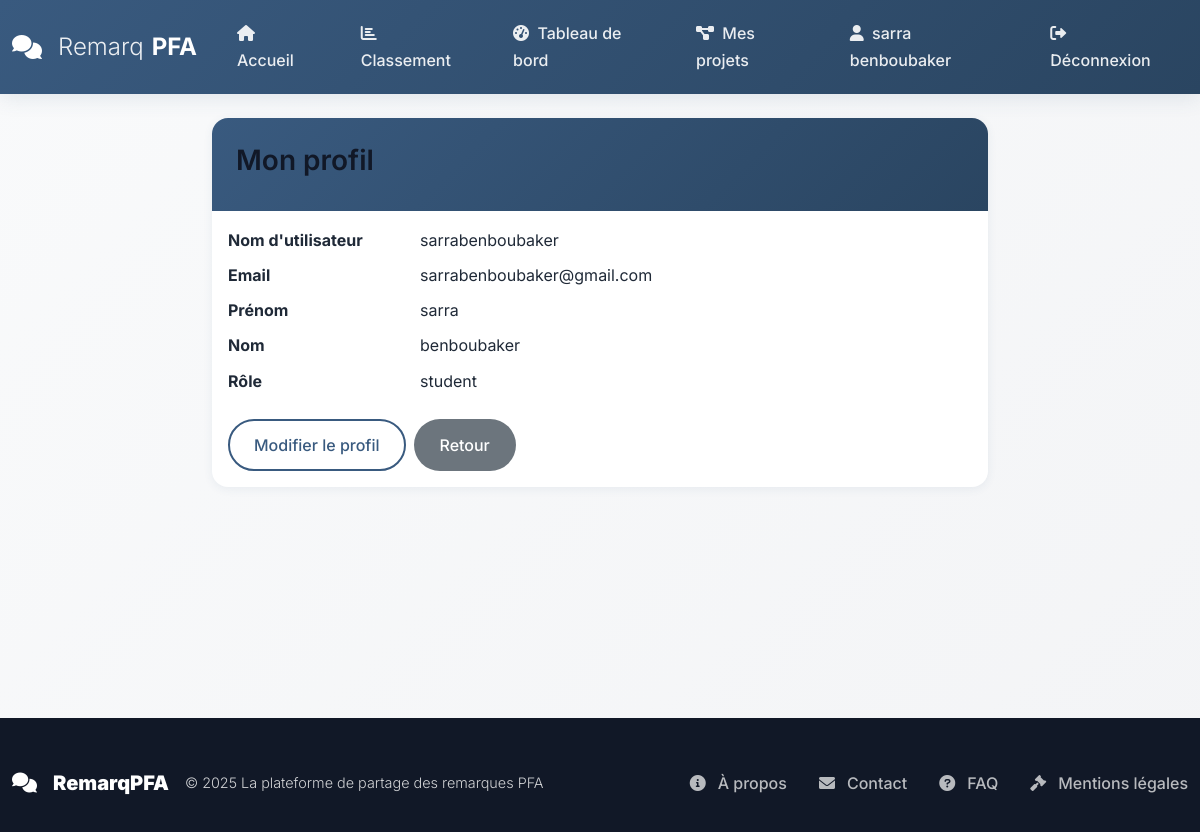
Page /auth/profile (signed in) on the committed database.
### models.py (models this page shows, shortened)
class User(UserMixin, db.Model):
    __tablename__ = 'users'
    id = db.Column(db.Integer, primary_key=True)
    username = db.Column(db.String(80), unique=True, nullable=False, index=True)
    email = db.Column(db.String(120), unique=True, nullable=False, index=True)
    password_hash = db.Column(db.String(255), nullable=False)
    first_name = db.Column(db.String(50), nullable=True)
    last_name = db.Column(db.String(50), nullable=True)
    role = db.Column(db.String(20), nullable=False, default='student')
    is_active = db.Column(db.Boolean, default=True)
    created_at = db.Column(db.DateTime, default=datetime.utcnow)
    updated_at = db.Column(db.DateTime, default=datetime.utcnow, onupdate=datetime.utcnow)
    comments_as_jury = db.relationship('Comment',
                                      foreign_keys='Comment.jury_id',
                                      backref='jury_user',
                                      lazy='dynamic')
    comments_as_student = db.relationship('Comment',
                                         foreign_keys='Comment.student_id',
                                         backref='student_user',
                                         lazy='dynamic')
    pfa_projects = db.relationship('PFAProject',
                                  foreign_keys='PFAProject.student_id',
                                  backref='project_student',
                                  lazy='dynamic')
    project_comments = db.relationship('ProjectComment',
                                      foreign_keys='ProjectComment.user_id',
                                      backref='comment_author',
                                      lazy='dynamic')
    notifications = db.relationship('Notification',
                                   foreign_keys='Notification.user_id',
                                   backref='notification_user',
                                   lazy='dynamic')
    def get_full_name(self):
        if self.first_name and self.last_name:
            return f"{self.first_name} {self.last_name}"
        return self.username

### routes/auth.py (the view)
@auth_bp.route('/profile')
@login_required
def profile():
    return render_template('auth/profile.html', user=current_user)

### templates/auth/profile.html (shortened to what this page needs)
{% extends "base.html" %}
{% block content %}
<div class="row justify-content-center">
    <div class="col-md-8">
        <div class="card">
            <div class="card-header">
                <h3 class="card-title">Mon profil</h3>
            </div>
            <div class="card-body">
                <dl class="row">
                    <dt class="col-sm-3">Nom d'utilisateur</dt>
                    <dd class="col-sm-9">{{ user.username }}</dd>
                    <dt class="col-sm-3">Email</dt>
                    <dd class="col-sm-9">{{ user.email }}</dd>
                    <dt class="col-sm-3">Prénom</dt>
                    <dd class="col-sm-9">{{ user.first_name or '-' }}</dd>
                    <dt class="col-sm-3">Nom</dt>
                    <dd class="col-sm-9">{{ user.last_name or '-' }}</dd>
                    <dt class="col-sm-3">Rôle</dt>
                    <dd class="col-sm-9">{{ user.role }}</dd>
                </dl>
                <div class="d-flex gap-2">
                    <a href="{{ url_for('auth.edit_profile') }}" class="btn btn-outline-primary">Modifier le profil</a>
                    <a href="{{ url_for('public.home') }}" class="btn btn-secondary">Retour</a>
                </div>
            </div>
        </div>
    </div>
</div>
{% endblock %}

### templates/base.html (shortened to what this page needs)
<!DOCTYPE html>
<html lang="fr">
<head>
    <link href="https://cdn.jsdelivr.net/npm/bootstrap@5.1.3/dist/css/bootstrap.min.css" rel="stylesheet">
    <link href="https://cdnjs.cloudflare.com/ajax/libs/font-awesome/6.0.0/css/all.min.css" rel="stylesheet">
    <link href="{{ url_for('static', filename='css/main.css') }}" rel="stylesheet">
    <link href="{{ url_for('static', filename='css/modern.css') }}" rel="stylesheet">
</head>
<body>
    <nav class="navbar navbar-expand-lg navbar-dark sticky-top" id="mainNav">
        <div class="container">
            <a class="navbar-brand" href="{{ url_for('public.home') }}">
                <i class="fas fa-comments me-2"></i>
                <span>Remarq</span><strong>PFA</strong>
            </a>
            <div class="collapse navbar-collapse" id="navbarNav">
                <div class="navbar-nav ms-auto">
                    <a class="nav-link" href="{{ url_for('public.home') }}" title="Accueil">
                        <i class="fas fa-home me-1"></i> Accueil
                    </a>
                    <a class="nav-link" href="{{ url_for('public.ranking') }}" title="Classement">
                        <i class="fas fa-chart-bar me-1"></i> Classement
                    </a>
                    {% if current_user.is_authenticated %}
                        {% if current_user.role == 'student' %}
                            <a class="nav-link" href="{{ url_for('student.dashboard') }}" title="Tableau de bord">
                                <i class="fas fa-tachometer-alt me-1"></i> Tableau de bord
                            </a>
                            <a class="nav-link" href="{{ url_for('student_projects.my_projects') }}" title="Mes projets">
                                <i class="fas fa-project-diagram me-1"></i> Mes projets
                            </a>
                        {% elif current_user.role == 'admin' %}
                            <a class="nav-link" href="{{ url_for('admin.dashboard') }}" title="Administration">
                                <i class="fas fa-cogs me-1"></i> Administration
                            </a>
                        {% endif %}
                        <a class="nav-link" href="{{ url_for('auth.profile') }}" title="Profil">
                            <i class="fas fa-user me-1"></i> {{ current_user.get_full_name() }}
                        </a>
                        <a class="nav-link" href="{{ url_for('auth.logout') }}" title="Déconnexion">
                            <i class="fas fa-sign-out-alt me-1"></i> Déconnexion
                        </a>
                    {% endif %}
                </div>
            </div>
        </div>
    </nav>
    <main class="flex-shrink-0">
        <div class="container mt-4">
            {% block content %}{% endblock content %}
        </div>
    </main>
    <footer class="footer mt-auto">
        <div class="container">
            <div class="footer-content">
                <div class="footer-brand">
                    <i class="fas fa-comments me-2"></i>
                    <strong>RemarqPFA</strong>
                    <span class="ms-2">© {{ current_year }} La plateforme de partage des remarques PFA</span>
                </div>
                <ul class="footer-links">
                    <li><a href="{{ url_for('public.about') }}" title="À propos"><i class="fas fa-info-circle me-1"></i>À propos</a></li>
                    <li><a href="{{ url_for('public.contact') }}" title="Contact"><i class="fas fa-envelope me-1"></i>Contact</a></li>
                    <li><a href="{{ url_for('public.faq') }}" title="FAQ"><i class="fas fa-question-circle me-1"></i>FAQ</a></li>
                    <li><a href="#" title="Mentions légales"><i class="fas fa-gavel me-1"></i>Mentions légales</a></li>
                </ul>
            </div>
        </div>
    </footer>
</body>
</html>

### static/css/main.css (style rules this page uses)
:root { --primary: #395A7F; --primary-dark: #2A4561; --primary-light: #4A76A3; --primary-soft: #E8EFF7; --primary-transparent: rgba(57, 90, 127, 0.1); --gray-50: #F9FAFB; --gray-100: #F3F4F6; --gray-200: #E5E7EB; --gray-300: #D1D5DB; --gray-400: #9CA3AF; --gray-500: #6B7280; --gray-600: #4B5563; --gray-700: #374151; --gray-800: #1F2937; --gray-900: #111827; --success: #10B981; --success-dark: #059669; --success-light: #D1FAE5; --warning: #F59E0B; --warning-dark: #D97706; --warning-light: #FEF3C7; --danger: #EF4444; --danger-dark: #DC2626; --danger-light: #FEE2E2; --info: #3B82F6; --info-dark: #2563EB; --info-light: #DBEAFE; --gradient-primary: linear-gradient(135deg, var(--primary) 0%, var(--primary-dark) 100%); --gradient-gray: linear-gradient(135deg, var(--gray-100) 0%, var(--gray-200) 100%); --gradient-success: linear-gradient(135deg, var(--success) 0%, var(--info) 100%); --shadow-sm: 0 2px 10px rgba(57, 90, 127, 0.08); --shadow-md: 0 4px 20px rgba(57, 90, 127, 0.12); --shadow-lg: 0 8px 40px rgba(57, 90, 127, 0.15); --shadow-primary: 0 8px 25px rgba(57, 90, 127, 0.25); --radius-sm: 8px; --radius-md: 12px; --radius-lg: 16px; --radius-xl: 20px; --radius-full: 50px; --transition-fast: 0.2s ease; --transition-normal: 0.3s ease; --transition-slow: 0.5s ease; }
* { margin: 0; padding: 0; box-sizing: border-box; }
body { font-family: 'Inter', -apple-system, BlinkMacSystemFont, 'Segoe UI', sans-serif; background: linear-gradient(135deg, var(--gray-50) 0%, var(--gray-100) 100%); color: var(--gray-800); line-height: 1.7; min-height: 100vh; font-weight: 400; }
h1, h2, h3, h4, h5, h6 { color: var(--gray-900); font-weight: 600; line-height: 1.3; margin-bottom: 0.5em; }
h3 { font-size: 1.75rem; }
#mainNav { background: var(--gradient-primary) !important; box-shadow: var(--shadow-md); backdrop-filter: blur(10px); transition: all var(--transition-normal); border-bottom: none; }
.navbar-brand { font-size: 1.5rem; font-weight: 700; color: white !important; display: flex; align-items: center; gap: 0.5rem; }
.navbar-brand span { font-weight: 300; opacity: 0.9; }
.navbar-brand strong { font-weight: 700; }
.nav-link { color: rgba(255, 255, 255, 0.9) !important; font-weight: 500; padding: 0.75rem 1.25rem !important; margin: 0 0.25rem; border-radius: var(--radius-full); transition: all var(--transition-normal); position: relative; overflow: hidden; }
.nav-link::before { content: ''; position: absolute; top: 0; left: -100%; width: 100%; height: 100%; background: rgba(255, 255, 255, 0.15); transition: left var(--transition-normal); z-index: -1; }
.card { border: none; border-radius: var(--radius-lg); box-shadow: var(--shadow-sm); transition: all var(--transition-normal); background: white; overflow: hidden; }
.card-header { background: var(--gradient-primary); color: white; border: none; padding: 1.5rem; font-weight: 600; }
.btn { border-radius: var(--radius-full); font-weight: 500; padding: 0.75rem 1.5rem; transition: all var(--transition-normal); border: 2px solid transparent; display: inline-flex; align-items: center; gap: 0.5rem; }
.btn-outline-primary { border-color: var(--primary); color: var(--primary); background: transparent; }
.footer { background: var(--gray-900); color: white; padding: 3rem 0 2rem; margin-top: auto; }
.footer-content { display: flex; justify-content: space-between; align-items: center; flex-wrap: wrap; gap: 2rem; }
.footer-brand { font-size: 1.25rem; font-weight: 700; color: white; display: flex; align-items: center; gap: 0.5rem; }
.footer-brand span { font-weight: 300; opacity: 0.8; font-size: 0.9rem; }
.footer-links { display: flex; list-style: none; margin: 0; padding: 0; gap: 2rem; }
.footer-links a { color: rgba(255, 255, 255, 0.7); text-decoration: none; transition: all var(--transition-normal); font-weight: 500; display: flex; align-items: center; gap: 0.5rem; }

### rows in the picture
User: get_full_name "sarra benboubaker", username "sarrabenboubaker", email "sarrabenboubaker@gmail.com", first_name "sarra", last_name "benboubaker", role "student"
